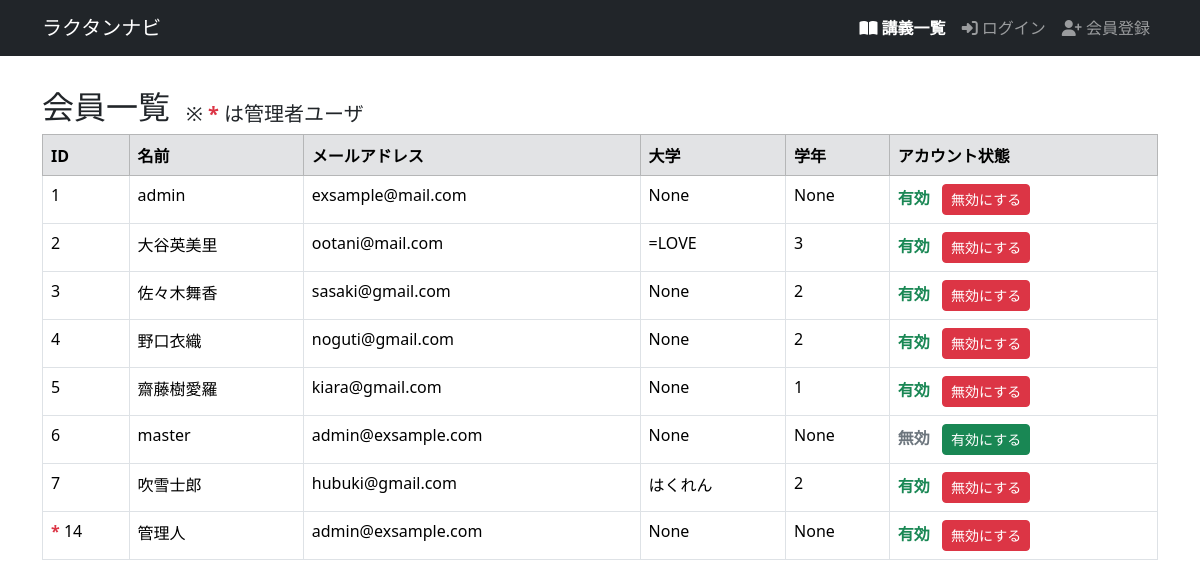
The app's page /manager/users/, older data.
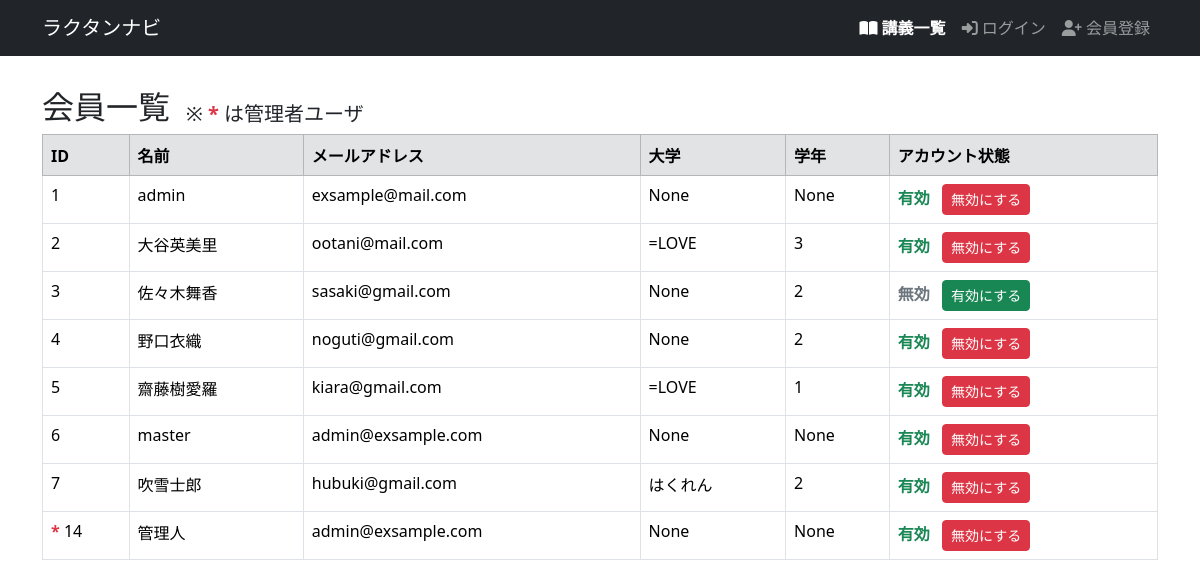
The same page, newer data.
### helloworld/models.py (models this page shows, shortened)
class User(AbstractUser):
    university = models.CharField(max_length=128, null=True, blank=True)
    school_year = models.PositiveIntegerField(null=True, blank=True)
    is_manager = models.BooleanField(default=False)

### helloworld/views.py (the view)
# urls.py: path('manager/users/', views.user_index, name='users_index'),
def user_index(request):
    users = User.objects.all()
    context = {
        'users': users,
    }
    return render(request, 'snippets/users/index.html', context)

### helloworld/templates/snippets/users/index.html
{% extends 'base.html' %}
{% load django_bootstrap5 %}
{% block main %}
<div class="d-flex align-items-end">
    <h2>会員一覧</h2>
    <h5 class="ms-3">※ <span class="text-danger fw-bold">*</span> は管理者ユーザ</h5>
</div>
<table class="table table-hover table-bordered">
    <thead class="table table-secondary">
        <tr>
            <th>ID</th>
            <th>名前</th>
            <th>メールアドレス</th>
            <th>大学</th>
            <th>学年</th>
            <th>アカウント状態</th>
        </tr>
    </thead>
    <tbody>
        {% for user in users %}
        {% if user.is_manager %}
        <tr>
            <td>
                <span class="text-danger fw-bold">*</span>
                {{ user.id }}
            </td>
            <td>{{ user.username }}</td>
            <td>{{ user.email }}</td>
            <td>{{ user.university }}</td>
            <td>{{ user.school_year }}</td>
            <td>{% include 'users/_user_is_active.html' %}</td>
        </tr>
        {% else %}
        <tr>
            <td>{{ user.id }}</td>
            <td>{{ user.username }}</td>
            <td>{{ user.email }}</td>
            <td>{{ user.university }}</td>
            <td>{{ user.school_year }}</td>
            <td>{% include 'users/_user_is_active.html' %}</td>
        </tr>
        {% endif %}
        {% endfor %}
    </tbody>
</table>
{% endblock %}

### helloworld/templates/snippets/base.html (shortened to what this page needs)
{% load static %}
{% load django_bootstrap5 %}
<html>
<head>
    {% bootstrap_css %}
    <link rel="stylesheet" href="{% static 'snippets/css/style.css' %}">
    <link rel="stylesheet" href="https://cdnjs.cloudflare.com/ajax/libs/font-awesome/6.5.0/css/all.min.css">
</head>
<body>
    <header>
        {% if user.is_authenticated %}
            {% if user.is_manager %}
                <nav class="navbar navbar-expand flex-md-row navbar-dark bg-primary">
                    <div class="container justify-content-between">
                        <a href="/" class="navbar-brand">管理者ページ</a>
                        <ul class="navbar-nav mr-md-2">
                            <li><a class="nav-link text-white fw-bold" href="{% url 'lectures_new' %}"><i class="fa-solid fa-square-plus"></i> 講義作成</a></li>
                            <li><a class="nav-link text-white fw-bold" href="{% url 'lectures_index' %}"><i class="fa-solid fa-book-open"></i> 講義一覧</a></li>
                            <li><a class="nav-link text-white fw-bold" href="{% url 'users_index' %}"><i class="fa-solid fa-users"></i> 会員一覧</a></li>
                            <li>
                                <form action="{% url 'logout' %}" method="post" name="f_logout" class="mb-0">
                                    {% csrf_token %}
                                    <input type="hidden" name="logout" value="true">
                                    <a href="javascript:document.f_logout.submit()" class="logout nav-link"><i class="fa-solid fa-right-from-bracket"></i> ログアウト</a>
                                </form>
                            </li>
                        </ul>
                    </div>
                </nav>
            {% else %}
                <nav class="navbar navbar-expand flex-md-row navbar-dark bg-dark">
                    <div class="container justify-content-between">
                        <a href="/" class="navbar-brand">ラクタンナビ</a>
                        <ul class="navbar-nav mr-md-2">
                            <li><a class="nav-link text-white fw-bold" href="{% url 'lectures_index' %}"><i class="fa-solid fa-book-open"></i> 講義一覧</a></li>
                            <li><a class="nav-link text-white fw-bold" href="{% url 'users_show' request.user.id %}"><i class="fa-solid fa-user"></i> マイページ</a></li>
                            <li>
                                <form action="{% url 'logout' %}" method="post" name="f_logout" class="mb-0">
                                    {% csrf_token %}
                                    <input type="hidden" value="logout">
                                    <a href="javascript:f_logout.submit()" class="logout nav-link"><i class="fa-solid fa-right-from-bracket"></i> ログアウト</a>
                                </form>
                            </li>
                        </ul>
                    </div>
                </nav>
            {% endif %}
        {% else %}
        <nav class="navbar navbar-expand flex-md-row navbar-dark bg-dark">
            <div class="container justify-content-between">
                <a href="/" class="navbar-brand">ラクタンナビ</a>
                <ul class="navbar-nav mr-md-2">
                    <li><a class="nav-link text-white fw-bold" href="{% url 'lectures_index' %}"><i class="fa-solid fa-book-open"></i> 講義一覧</a></li>
                    <li class="nav-item"><a class="nav-link" href="{% url 'login' %}"><i class="fa-solid fa-right-to-bracket"></i> ログイン</a></li>
                    <li class="nav-item"><a class="nav-link" href="{% url 'signup' %}"><i class="fa-solid fa-user-plus"></i> 会員登録</a></li>
                </ul>
            </div>
        </nav>
        {% endif %}
    </header>
    <main>
        <div class="container">
            {% block main %}{% endblock %}
        </div>
    </main>
</body>
</html>

### helloworld/templates/snippets/users/_user_is_active.html (shortened to what this page needs)
{% if user.is_active %}
    <span class="text-success fw-bold">有効</span>
    <form method="post" action="{% url 'users_active_switch' user.id %}" style="display:inline;">
        <button type="submit"
                class="btn btn-sm btn-danger ms-2"
                onclick="return confirm('本当に{{ user.username }}さんのアカウントを無効にしますか？')">
                無効にする
        </button>
    </form>
{% else %}
    <span class="text-secondary fw-bold">無効</span>
    <form method="post" action="{% url 'users_active_switch' user.id %}" style="display:inline;">
        <button type="submit"
                class="btn btn-sm btn-success ms-2"
                onclick="return confirm('{{ user.username }}さんのアカウントを有効にしますか？')">
            有効にする
        </button>
    </form>
{% endif %}

### helloworld/static/snippets/css/style.css (style rules this page uses)
main { padding: 2rem 0; }

Row changes from the older to the newer data that the page shows:
changed User "佐々木舞香": is_active "有効 無効にする" → "無効 有効にする"
changed User "齋藤樹愛羅": university "None" → "=LOVE"
changed User "master": is_active "無効 有効にする" → "有効 無効にする"
